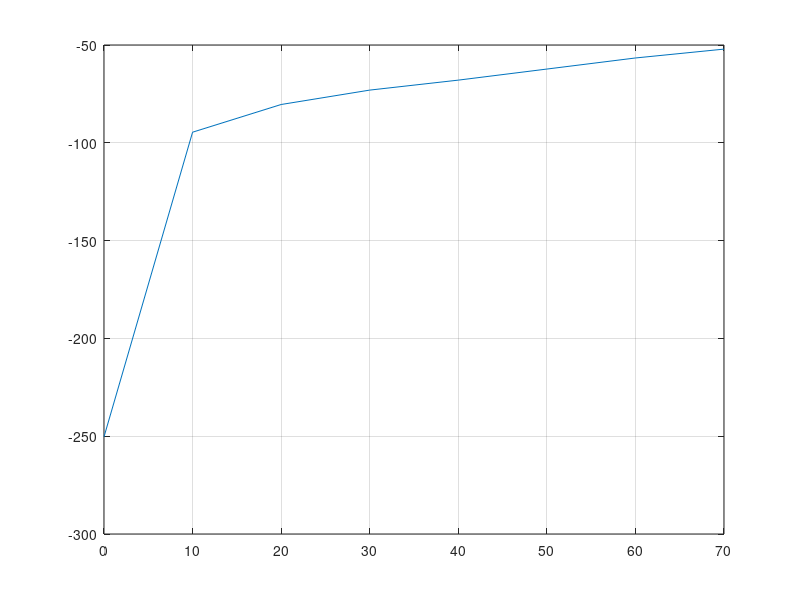

Source code (MATLAB):
clc
clear 

L= 0.1;%Plate Length (m)

w=0.07; %Plate width (m)

pt=0.015;%Plate thickness (m)

A=2*((L*w)+(L*pt)+(w*pt)); %Surface Area (m^2)

V=L*w*pt; %Volume (m^3)

Lc=V/A %Characteristic length(m)

t=[0:10:70]';

a=0.45e-3; %Thermal diffusivity (m^2 s^-1)

Fo=a.*t./Lc^2

T1=[73.1 73.4 73.8 74 74.3 74.7 75 75.3]';

T2=[28.9 56.7 59.6 61.1 62.3 63.7 65 66.1]';

T3=[27.9 29.6 37.3 44.9 49.9 54.7 57.9 60.8]';

rho=8500; %Density (kg/m^3)
k=16.3 %Thermal conductivity (W/m.K)
c=460 %Specific heat capacity (J/kg)

Bi=0.1

h=Bi*k/Lc%Convection heat transfer coefficient

Tau=(rho*Lc*c)./h

T3_t=exp(-t./Tau).*(T3(1)-T1)+T1;

plot(t, T3_t, t, T3)
grid on
legend('Theoretical', 'Experimental')

Qmax=rho*V*c.*(80-T3(1));

Q=h*A.*(T2-T1)

plot(t, Q)
grid on
